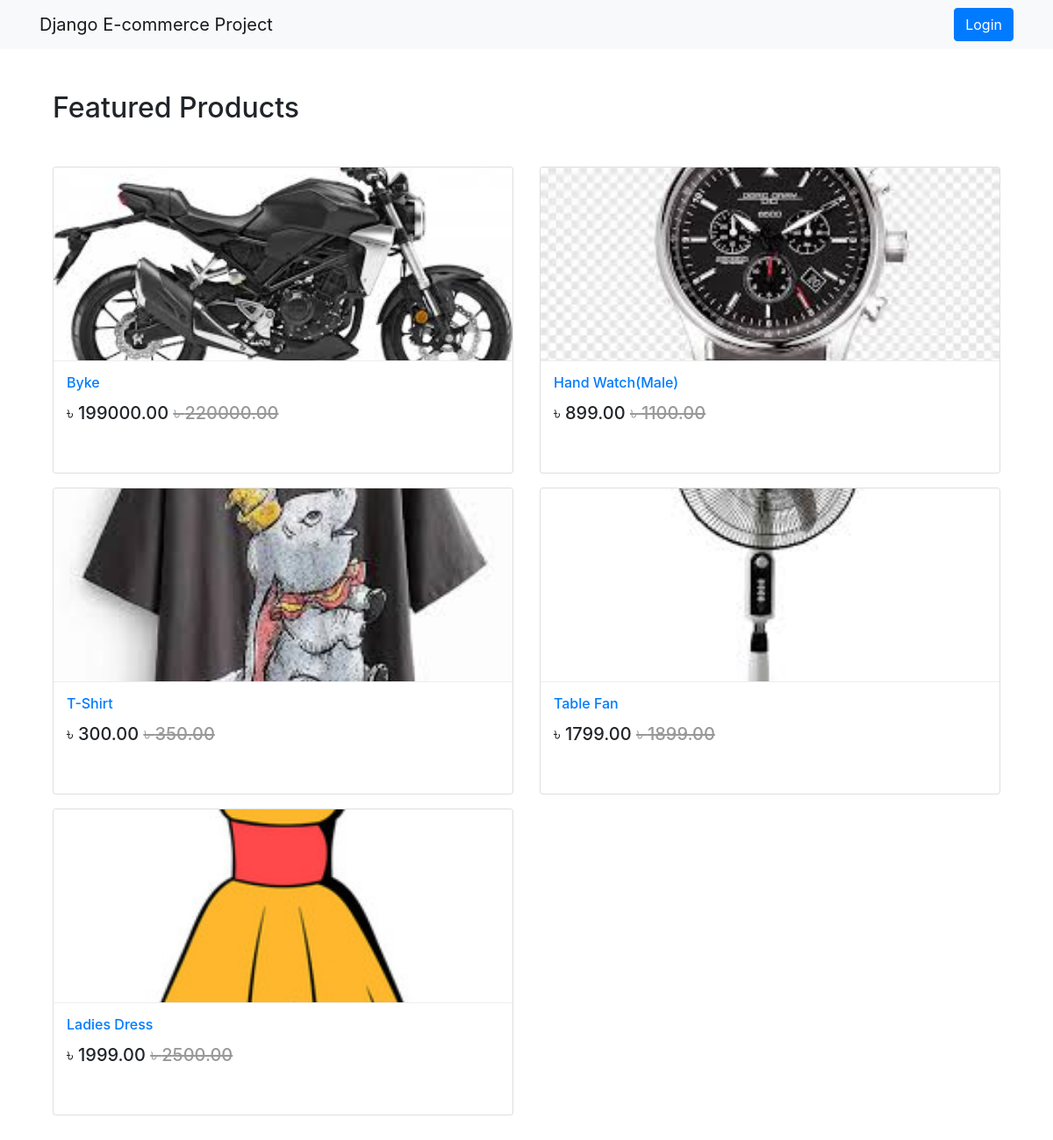
The page / on the database its author committed.
### AppShop/models.py (models this page shows, shortened)
class Product(models.Model):
           mainimage = models.ImageField(upload_to='Products')
           name = models.CharField(max_length=264)
           category = models.ForeignKey(Category, on_delete=models.CASCADE, related_name='category')
           preview_text = models.TextField(max_length=200, verbose_name='Preview Text')
           detail_text = models.TextField(max_length=1000, verbose_name='Description')
           price = models.FloatField()
           old_price = models.FloatField(default=0.00)
           created = models.DateTimeField(auto_now_add=True)
           class Meta:
                ordering = ['-created',]

### AppShop/views.py (the view)
# urls.py: path('', views.Home.as_view(), name='home'),
class Home(ListView):
    model = Product
    template_name = "home.html"

### AppLogin/templates/home.html
{% extends 'base.html' %}
{% block body_block %}
<div class="container my-5">
   <h2 class="my-5">Featured Products</h2>
   <div class="row">
       {% for product in object_list %}
       <div class="col-md-6 col-sm-12 cpl-lg-3">
           <figure class="card card-product">
               <div class="img-wrap">
                   <img src="/media/{{product.mainimage}}" style="width:100%; height:300px;">
               </div>
               <figcaption class="info-wrap">
                   <h6 class="title"><a href="{% url 'AppShop:product_detail' pk=product.pk %}">{{product.name}}</a></h6>
                   <div class="action-wrap">
                       <div class="price-wrap h5">
                           <span class="price-new">&#2547; {{product.price|floatformat:2}}</span>
                           <span class="price-old"><strike>&#2547; {{product.old_price|floatformat:2}}</strike></span>
                       </div>
                   </div>
               </figcaption>
           </figure>
       </div>
       {% endfor %}
   </div>
</div>
{% endblock body_block %}

### AppLogin/templates/base.html (style rules this page uses)
.card { height: 350px; }
.card-product:after { content: ""; display: table; clear: both; visibility: hidden; }
.card-product .price-old { color: #999; }
.card-product .img-wrap { border-radius: 3px 3px 0 0; overflow: hidden; position: relative; height: 220px; text-align: center; }
.card-product .img-wrap img { max-height: 100%; max-width: 100%; object-fit: cover; }
.card-product .info-wrap { overflow: hidden; padding: 15px; border-top: 1px solid #eee; }
.card-product .action-wrap { padding-top: 4px; margin-top: 4px; }
.card-product .title { margin-top: 0px; }

### rows shown on the page
Product: mainimage (picture), name "Byke", price "199000.00", old_price "220000.00"
Product: mainimage (picture), name "Hand Watch(Male)", price "899.00", old_price "1100.00"
Product: mainimage (picture), name "T-Shirt", price "300.00", old_price "350.00"
Product: mainimage (picture), name "Table Fan", price "1799.00", old_price "1899.00"
Product: mainimage (picture), name "Ladies Dress", price "1999.00", old_price "2500.00"
